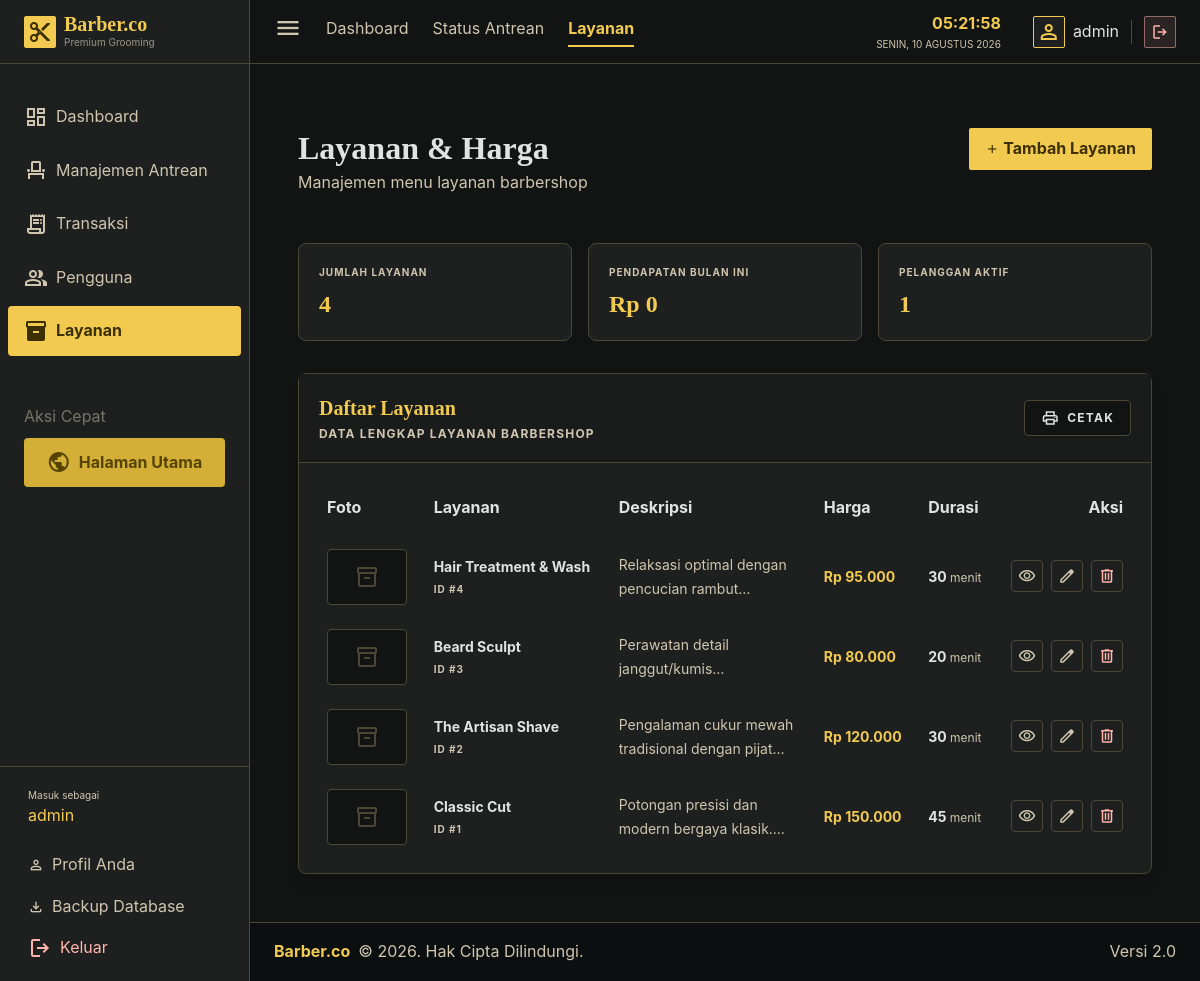
/admin/layanan.php (signed in), run on the app's committed database.
### tables this page shows
CREATE TABLE `layanan` (
  `id` int NOT NULL,
  `nama_layanan` varchar(255) NOT NULL,
  `deskripsi` varchar(255) DEFAULT NULL,
  `harga` int NOT NULL,
  `durasi` int NOT NULL DEFAULT '30'
);

### admin/_bootstrap.php (called while the page is built, shortened)
<?php
include_once '../config/database.php';
function admin_scalar_query($conn, string $sql): int
{
    $result = mysqli_query($conn, $sql);
    $row = $result ? mysqli_fetch_assoc($result) : ['total' => 0];
    return (int) ($row['total'] ?? 0);
}
$today = date('Y-m-d');
$adminDashboardStats = [
    'totalUsers' => admin_scalar_query($conn, "SELECT COUNT(*) AS total FROM users WHERE role = 'pelanggan'"),
    'totalServices' => admin_scalar_query($conn, 'SELECT COUNT(*) AS total FROM layanan'),
    'liveQueue' => admin_scalar_query($conn, "SELECT COUNT(*) AS total FROM antrian WHERE tanggal = '$today' AND status_antrian IN ('menunggu', 'proses')"),
    'bookingsToday' => admin_scalar_query($conn, "SELECT COUNT(*) AS total FROM antrian WHERE tanggal = '$today'"),
    'revenueToday' => admin_scalar_query($conn, "SELECT COALESCE(SUM(t.total_harga), 0) AS total FROM transaksi t JOIN antrian a ON a.id = t.antrian_id WHERE a.tanggal = '$today' AND t.status_pembayaran = 'lunas'"),
    'revenueMonth' => admin_scalar_query($conn, "SELECT COALESCE(SUM(t.total_harga), 0) AS total FROM transaksi t JOIN antrian a ON a.id = t.antrian_id WHERE a.tanggal >= DATE_FORMAT(CURDATE(), '%Y-%m-01') AND a.tanggal < DATE_ADD(DATE_FORMAT(CURDATE(), '%Y-%m-01'), INTERVAL 1 MONTH) AND t.status_pembayaran = 'lunas'"),
    'revenueYear' => admin_scalar_query($conn, "SELECT COALESCE(SUM(t.total_harga), 0) AS total FROM transaksi t JOIN antrian a ON a.id = t.antrian_id WHERE YEAR(a.tanggal) = YEAR(CURDATE()) AND t.status_pembayaran = 'lunas'"),
    'activeBarbers' => admin_scalar_query($conn, "SELECT COUNT(*) AS total FROM barber WHERE status = 'aktif'"),
    'completedToday' => admin_scalar_query($conn, "SELECT COUNT(*) AS total FROM antrian WHERE tanggal = '$today' AND status_antrian = 'selesai'"),
];
$adminServices = mysqli_query($conn, 'SELECT * FROM layanan ORDER BY id DESC');

### admin/layanan.php (the view, shortened to what this page needs)
<?php
include '_bootstrap.php';
include '_chrome.php';
function admin_service_card_image(array $service): string
{
    $stored = trim((string) ($service['gambar'] ?? ''));
    return '';
}
?>
    <div class="p-md space-y-8">
        <div class="flex flex-wrap justify-between items-start gap-3 mb-lg mt-4">
            <div>
                <h1 class="font-headline-lg text-headline-lg text-on-surface">Layanan & Harga</h1>
                <p class="text-on-surface-variant">Manajemen menu layanan barbershop</p>
            </div>
            <button onclick="document.getElementById('modalTambahLayanan').classList.remove('hidden')"
                class="bg-primary text-on-primary font-bold px-4 py-2 rounded flex items-center gap-xs hover:opacity-90 transition-opacity">
                <span class="material-symbols-outlined text-sm">add</span>
                Tambah Layanan
            </button>
        </div>
        <section class="grid grid-cols-1 gap-4 md:grid-cols-3">
            <article class="bg-surface-container border border-outline-variant p-5 rounded-xl">
                <p class="text-[10px] font-bold uppercase tracking-widest text-on-surface-variant">Jumlah Layanan</p>
                <h2 class="mt-2 text-2xl font-bold font-headline-md text-primary"><?= $adminDashboardStats['totalServices']; ?></h2>
            </article>
            <article class="bg-surface-container border border-outline-variant p-5 rounded-xl">
                <p class="text-[10px] font-bold uppercase tracking-widest text-on-surface-variant">Pendapatan Bulan Ini</p>
                <h2 class="mt-2 text-2xl font-bold font-headline-md text-primary">Rp <?= number_format($adminDashboardStats['revenueMonth'], 0, ',', '.'); ?></h2>
            </article>
            <article class="bg-surface-container border border-outline-variant p-5 rounded-xl">
                <p class="text-[10px] font-bold uppercase tracking-widest text-on-surface-variant">Pelanggan Aktif</p>
                <h2 class="mt-2 text-2xl font-bold font-headline-md text-primary"><?= $adminDashboardStats['totalUsers']; ?></h2>
            </article>
        </section>
        <section class="bg-surface-container border border-outline-variant rounded-xl shadow-lg mb-lg">
            <div class="flex flex-col sm:flex-row items-start sm:items-center justify-between p-5 border-b border-outline-variant bg-surface-container-low">
                <div>
                    <h2 class="text-xl font-bold font-headline-md text-primary">Daftar Layanan</h2>
                    <p class="mt-1 text-xs font-bold uppercase tracking-widest text-on-surface-variant">Data lengkap layanan barbershop</p>
                </div>
                <button onclick="window.print()" class="mt-3 sm:mt-0 border border-outline-variant bg-surface rounded-lg px-4 py-2 flex items-center gap-2 text-xs font-bold uppercase tracking-widest text-on-surface hover:text-primary hover:border-primary transition-colors no-print shadow-sm">
                    <span class="material-symbols-outlined text-[18px]">print</span> Cetak
                </button>
            </div>
            <div class="p-4 overflow-x-auto">
                <table id="servicesTable" class="w-full text-left">
                    <thead>
                        <tr>
                            <th class="px-3 py-4">Foto</th>
                            <th class="px-3 py-4">Layanan</th>
                            <th class="px-3 py-4">Deskripsi</th>
                            <th class="px-3 py-4">Harga</th>
                            <th class="px-3 py-4">Durasi</th>
                            <th class="px-3 py-4 text-right">Aksi</th>
                        </tr>
                    </thead>
                    <tbody>
                        <?php if ($adminServices && mysqli_num_rows($adminServices) > 0): ?>
                            <?php mysqli_data_seek($adminServices, 0); while ($service = mysqli_fetch_assoc($adminServices)): ?>
                                <?php $serviceImage = admin_service_card_image($service); ?>
                                <tr class="hover:bg-secondary-container/30 transition-colors">
                                    <td class="px-3 py-3">
                                        <div class="h-14 w-20 overflow-hidden border border-outline-variant bg-surface rounded-lg flex items-center justify-center">
                                            <?php if ($serviceImage !== ''): ?>
                                                <img src="<?= htmlspecialchars($serviceImage); ?>" alt="<?= htmlspecialchars($service['nama_layanan']); ?>" class="h-full w-full object-cover">
                                            <?php else: ?>
                                                <span class="material-symbols-outlined text-outline-variant text-[24px]">inventory_2</span>
                                            <?php endif; ?>
                                        </div>
                                    </td>
                                    <td class="px-3 py-3">
                                        <p class="text-sm font-bold text-on-surface"><?= htmlspecialchars($service['nama_layanan']); ?></p>
                                        <p class="text-[10px] font-bold uppercase tracking-widest text-on-surface-variant mt-1">ID #<?= (int) $service['id']; ?></p>
                                    </td>
                                    <td class="px-3 py-3 text-sm leading-6 text-on-surface-variant" style="max-width:200px;">
                                        <span class="line-clamp-2"><?= htmlspecialchars($service['deskripsi'] ?: '—'); ?></span>
                                    </td>
                                    <td class="px-3 py-3 text-sm font-bold text-primary whitespace-nowrap">Rp <?= number_format((int) $service['harga'], 0, ',', '.'); ?></td>
                                    <td class="px-3 py-3 text-sm font-bold text-on-surface whitespace-nowrap"><?= (int) $service['durasi']; ?> <span class="font-normal text-on-surface-variant text-xs">menit</span></td>
                                    <td class="px-3 py-3 text-right">
                                        <div class="inline-flex items-center gap-2">
                                            <button onclick="showDetailLayanan(<?= (int)$service['id']; ?>, <?= htmlspecialchars(json_encode($service['nama_layanan']), ENT_QUOTES); ?>, <?= htmlspecialchars(json_encode($service['deskripsi'] ?: '-'), ENT_QUOTES); ?>, <?= (int)$service['harga']; ?>, <?= (int)$service['durasi']; ?>, <?= htmlspecialchars(json_encode($serviceImage), ENT_QUOTES); ?>)"
                                                class="inline-flex h-8 w-8 items-center justify-center border border-outline-variant text-on-surface-variant rounded-lg transition-colors hover:text-primary hover:border-primary hover:bg-surface-container-high" title="Lihat Detail">
                                                <span class="material-symbols-outlined text-[18px]">visibility</span>
                                            </button>
                                            <button onclick="openEditLayanan(<?= (int)$service['id']; ?>, <?= htmlspecialchars(json_encode($service['nama_layanan']), ENT_QUOTES); ?>, <?= htmlspecialchars(json_encode($service['deskripsi'] ?: ''), ENT_QUOTES); ?>, <?= (int)$service['harga']; ?>, <?= (int)$service['durasi']; ?>)"
                                                class="inline-flex h-8 w-8 items-center justify-center border border-outline-variant text-on-surface-variant rounded-lg transition-colors hover:text-primary hover:border-primary hover:bg-surface-container-high" title="Edit">
                                                <span class="material-symbols-outlined text-[18px]">edit</span>
                                            </button>
                                            <a href="hapus_layanan.php?id=<?= (int) $service['id']; ?>"
                                                class="inline-flex h-8 w-8 items-center justify-center border border-outline-variant text-error rounded-lg transition-colors hover:bg-error/10 hover:border-error" title="Hapus"
                                                onclick="return confirm('Hapus layanan ini?');">
                                                <span class="material-symbols-outlined text-[18px]">delete</span>
                                            </a>
                                        </div>
                                    </td>
                                </tr>
                            <?php endwhile; ?>
                        <?php endif; ?>
                    </tbody>
                </table>
            </div>
        </section>
    </div>

### data on the page
layanan: nama_layanan "Hair Treatment & Wash", id "4", deskripsi "Relaksasi optimal dengan pencucian…", harga "95.000", durasi "30"
layanan: nama_layanan "Beard Sculpt", id "3", deskripsi "Perawatan detail…", harga "80.000", durasi "20"
layanan: nama_layanan "The Artisan Shave", id "2", deskripsi "Pengalaman cukur mewah tradisional dengan…", harga "120.000", durasi "30"
layanan: nama_layanan "Classic Cut", id "1", deskripsi "Potongan presisi dan modern bergaya…", harga "150.000", durasi "45"

### other printed values
$label "Dashboard"
$label "Manajemen Antrean"
$label "Transaksi"
$label "Pengguna"
$label "Layanan"
$adminName "admin"
$_SESSION['username'] "admin"
$adminDashboardStats['totalServices'] "4"
$adminDashboardStats['revenueMonth'] "0"
$adminDashboardStats['totalUsers'] "1"
